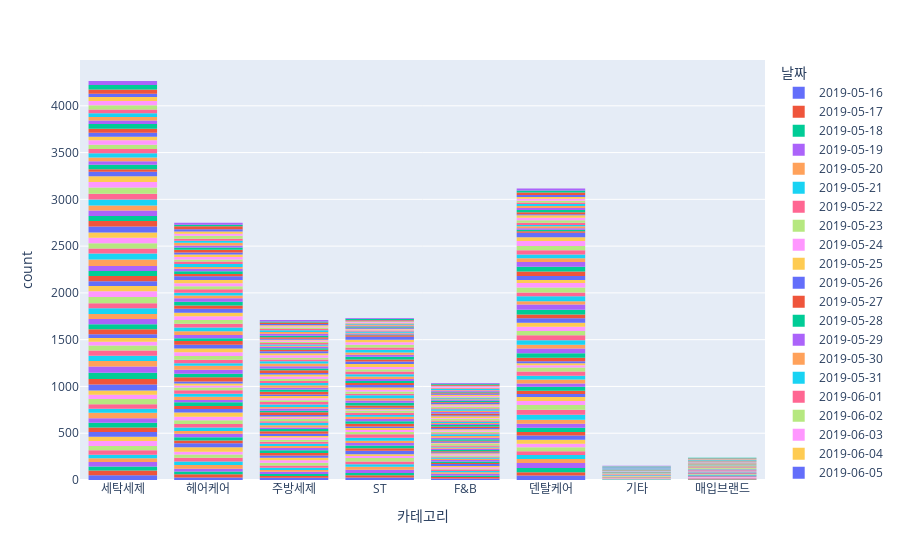

The cell this chart's notebook holds for it:
### Code cell
# Plotly 그래프 중첩 (color= )
px.histogram(df1, x = '카테고리', color = '날짜')
